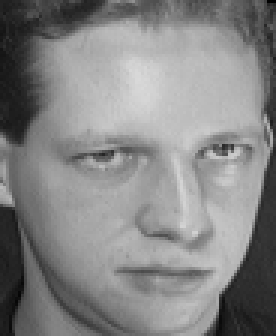
#> input picture ATTfaces/faces/s110.pgm, 92 x 112 px (shown 3 times larger); its folder holds 4 pictures in this run
$ python Principal-Component-Analysis.py
#> lines starting #> are read from the running program, lines starting #| are printed output that depends on the picture
import os
import numpy as np
import matplotlib.pyplot as plt
from mpl_toolkits.axes_grid1 import ImageGrid
from PIL import Image

# ***Compute Principal Component Analysis function***
def compute_pca(data, data_mean, n_comps):

    imageAmount, height, width = data.shape

    # ***1. Subtract the mean image from all images***
    dataMinusMean = data - data_mean

    # ***2. Vectorize the images to a 2D matrix***
    print("reshaping")
    dataReshape = dataMinusMean.reshape(imageAmount, height * width)
    print("Reshaped Data Dimensions:", dataReshape.shape)

    # ***3. Create the covariance matrix***
    matrixCovariance = np.cov(dataReshape, rowvar=True)
    print("Covariance Dimensions:", matrixCovariance.shape)

    # ***4. Compute the eigendecomposition***
    print("finding eigenvalues and eigenvectors")
    eigenvalues, eigenvectors = np.linalg.eig(matrixCovariance)

    # ***5. Calculate the eigenfaces***
    print("sorting data")
    dataSorted = np.argsort(-eigenvalues)[:n_comps]
    eigenvalues = eigenvalues[dataSorted]
    eigenvectors = eigenvectors[:, dataSorted]
    print("Eigenvectors Dimensions:", eigenvectors.shape)

    print("finding eigenfaces")
    eigenfaces = dataReshape.T @ eigenvectors
    print("Eigenfaces Dimensions:", eigenfaces.shape)

    # ***6. Normalize eigenfaces***
    print("normalizing eigenfaces")
    eigenfaces = eigenfaces / np.linalg.norm(eigenfaces, axis=0)

    # ***7. Compute the weights***
    weights = dataReshape @ eigenfaces
    print("Weights Dimensions", weights.shape)

    # Compute sizes in bytes
    original_size = dataReshape.nbytes
    compressed_size = eigenfaces[:, :n_comps].nbytes + weights.nbytes
    size_reduction = (1 - compressed_size / original_size) * 100
    print(f"Original Data Size: {original_size / 1e6:.2f} MB")
    print(f"Compressed Data Size: {compressed_size / 1e6:.2f} MB")
    print(f"Size Reduction: {size_reduction:.2f}%")

    # ***8. Return the normalized eigenfaces and weights***
    return eigenfaces.T, weights

# ***Reconstruct face function***
def reconstruct(weights, eigenfaces, X_mean, img_size, img_idx, n_comps):

    # Find weights for the image and number of eigenfaces
    imageWeights = weights[img_idx, :n_comps]
    print("Image Weights Dimensions", imageWeights.size)

    # Find the eigenfaces selected for reconstruction
    eigenfacesSelected = eigenfaces[:n_comps, :]
    print("Eigenfaces Selected Dimensions", eigenfacesSelected.size)

    # Reconstruct the image
    reconstruct = imageWeights @ eigenfacesSelected
    print("Reconstructed Dimensions", reconstruct.size);

    # Add mean back to the image!
    reconstruct += X_mean

    # Reshape back into 2D
    recovered_img = reconstruct.reshape(img_size)
    print("Recovered Image Dimensions", recovered_img.size)
    print("image dimensions should be 92 * 112 = 10304")

    return recovered_img

def main():

    # Load raw images
    data_dir = "ATTfaces/faces/"
    file_names = os.listdir(data_dir)
    images = [np.asarray(Image.open(data_dir + file_names[i])) for i in range(len(file_names))]
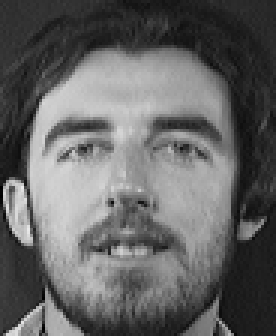
#> input picture ATTfaces/faces/s111.pgm, 92 x 112 px (shown 3 times larger)
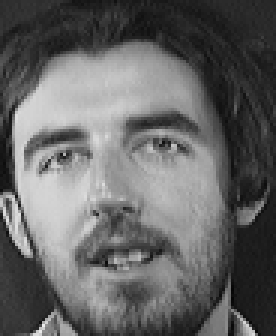
#> input picture ATTfaces/faces/s112.pgm, 92 x 112 px (shown 3 times larger)
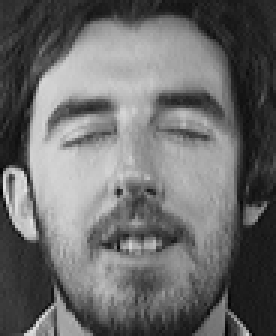
#> input picture ATTfaces/faces/s114.pgm, 92 x 112 px (shown 3 times larger)
#> images = 4 items
    images = np.array(images)

    # Visualize some of the faces
    fig = plt.figure(figsize=(8, 8))
    fig.suptitle("Sample Faces from the Dataset", fontsize=16)
    grid = ImageGrid(fig, 111, nrows_ncols=(8, 8), axes_pad=0)

    for ax, im in zip(grid, images[:64]):
        ax.imshow(im)
        ax.axis('off')
#> this loop made 4 passes

    plt.show()
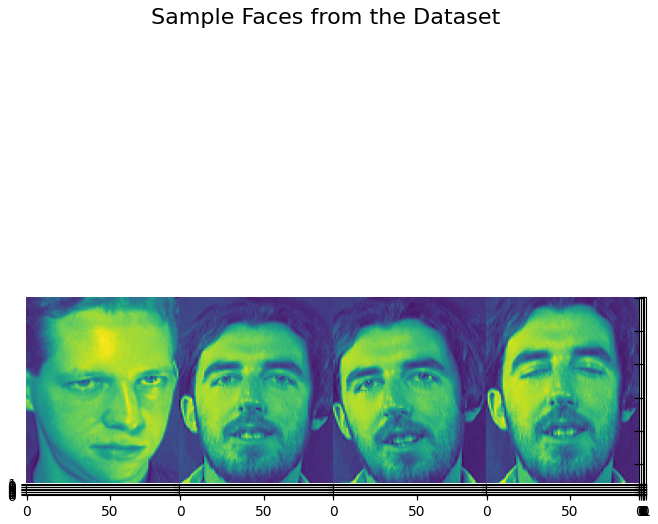
#> figure drawn by matplotlib, 4 panels

    # Calculate the mean face
    face_mean = images.mean(0)
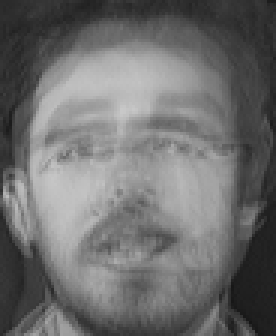
#> face_mean: shape (112, 92) float64 (shown 3 times larger); min 22.5, max 200.5, mean 110.3

    fig = plt.figure()
    ax = fig.add_subplot(111)
    ax.imshow(face_mean)
    ax.set_title("Average Face from Dataset")

    plt.show()

    num_images, height, width = images.shape
#> num_images = 4; height = 112; width = 92
    img_idx = 1
    n_comps = 200

    # Compute PCA and visualize
    eigenfaces, weights = compute_pca(images, face_mean, n_comps)
#| Reshaped Data Dimensions: (4, 10304)
#> in compute_pca, `matrixCovariance = np.cov(dataReshape, rowvar=True)`: matrixCovariance = [[1675.2, -572.9, -808.9, -293.3], [-572.9, 819, -1.37, -244.7], [-808.9, -1.37, 1171.3, -361], [-293.3, -244.7, -361, 899.1]]
#| Covariance Dimensions: (4, 4)
#> in compute_pca, `eigenvalues, eigenvectors = np.linalg.eig(matrixCovariance)`: eigenvalues = [2409.9, -7.11e-15, 1229.4, 925.3]; eigenvectors = [[0.799, -0.5, -0.333, 0.0319], [-0.29, -0.5, -0.023, -0.816], [-0.527, -0.5, -0.465, 0.507], [0.0177, -0.5, 0.82, 0.277]]
#> in compute_pca, `dataSorted = np.argsort(-eigenvalues)[:n_comps]`: dataSorted = [0, 2, 3, 1]
#> in compute_pca, `eigenvalues = eigenvalues[dataSorted]`: eigenvalues = [2409.9, 1229.4, 925.3, -7.11e-15]
#> in compute_pca, `eigenvectors = eigenvectors[:, dataSorted]`: eigenvectors = [[0.799, -0.333, 0.0319, -0.5], [-0.29, -0.023, -0.816, -0.5], [-0.527, -0.465, 0.507, -0.5], [0.0177, 0.82, 0.277, -0.5]]
#| Eigenvectors Dimensions: (4, 4)
#| Eigenfaces Dimensions: (10304, 4)
#> in compute_pca, `weights = dataReshape @ eigenfaces`: weights = [[4586.5, -1527.3, 368, 4556.2], [-1764.4, 82.57, -2624.5, -1771.3], [-2754.3, -1488, 1444.2, -2005.9], [-67.77, 2932.7, 812.2, -779]]
#| Weights Dimensions (4, 4)
#> in compute_pca, `original_size = dataReshape.nbytes`: original_size = 329728
#> in compute_pca, `compressed_size = eigenfaces[:, :n_comps].nbytes + weights.nbytes`: compressed_size = 329856
#> in compute_pca, `size_reduction = (1 - compressed_size / original_size) * 100`: size_reduction = -0.0388
#| Original Data Size: 0.33 MB
#| Compressed Data Size: 0.33 MB
#| Size Reduction: -0.04%

    # Visualize some eigenfaces
    fig = plt.figure(figsize=(4, 4))
    fig.suptitle("Top 16 Eigenfaces", fontsize=16)
    grid = ImageGrid(fig, 111, nrows_ncols=(4, 4), axes_pad=0)

    for ax, im in zip(grid, eigenfaces[:16]):
        ax.imshow(im.reshape(height, width))
        ax.axis('off')

    plt.show()
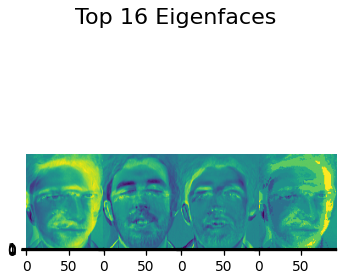
#> figure drawn by matplotlib, 4 panels

    reconstructed_img = reconstruct(weights, eigenfaces, face_mean.reshape(-1), [height, width], img_idx, n_comps)
#> in reconstruct, `imageWeights = weights[img_idx, :n_comps]`: imageWeights = [-1764.4, 82.57, -2624.5, -1771.3]
#| Image Weights Dimensions 4
#| Eigenfaces Selected Dimensions 41216
#> in reconstruct, `reconstruct = imageWeights @ eigenfacesSelected`: reconstruct = 10304 values, max 159.4 at index 10214, min -127.7 at index 6519, mean -19.46
#| Reconstructed Dimensions 10304
#> in reconstruct, `reconstruct += X_mean`: reconstruct = 10304 values, max 271.8 at index 6353, min -55.26 at index 5704, mean 90.85
#> in reconstruct, `recovered_img = reconstruct.reshape(img_size)`:
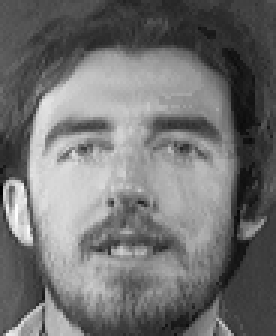
#> recovered_img: shape (112, 92) float64 (shown 3 times larger); min -55.26, max 271.8, mean 90.8; drawn with min black and max white
#| Recovered Image Dimensions 10304

    # Compute similarities between original and reconstructed image
    correlation = np.corrcoef(face_mean, reconstructed_img)[0, 1]
#> correlation = 0.765
    print(f"Correlation Coefficient: {correlation:.4f}")
#| Correlation Coefficient: 0.7646

    # Visualize original and reconstructed
    fig = plt.figure()
    ax1 = fig.add_subplot(121)
    ax2 = fig.add_subplot(122)
    ax1.imshow(images[img_idx])
    ax2.imshow(reconstructed_img)
    ax1.set_title("Original Face")
    ax2.set_title("Reconstructed Face")

    plt.show()

if __name__ == "__main__":

    main()
